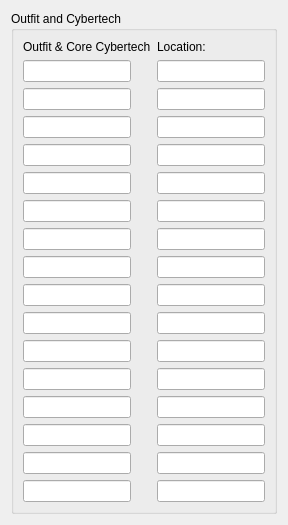
      <widget class="QWidget" name="tab_4">
       <attribute name="title">
        <string>Outfit / Cybertech</string>
       </attribute>
       <layout class="QVBoxLayout" name="verticalLayout_5">
        <item>
         <widget class="QGroupBox" name="groupBox_5">
          <property name="title">
           <string>Outfit and Cybertech</string>
          </property>
          <layout class="QFormLayout" name="formLayout_5">
           <item row="1" column="0">
            <widget class="QLineEdit" name="lineEdit_14"/>
           </item>
           <item row="1" column="1">
            <widget class="QLineEdit" name="lineEdit_15"/>
           </item>
           <item row="2" column="0">
            <widget class="QLineEdit" name="lineEdit_16"/>
           </item>
           <item row="3" column="0">
            <widget class="QLineEdit" name="lineEdit_17"/>
           </item>
           <item row="4" column="0">
            <widget class="QLineEdit" name="lineEdit_18"/>
           </item>
           <item row="5" column="0">
            <widget class="QLineEdit" name="lineEdit_19"/>
           </item>
           <item row="6" column="0">
            <widget class="QLineEdit" name="lineEdit_20"/>
           </item>
           <item row="7" column="0">
            <widget class="QLineEdit" name="lineEdit_21"/>
           </item>
           <item row="8" column="0">
            <widget class="QLineEdit" name="lineEdit_22"/>
           </item>
           <item row="9" column="0">
            <widget class="QLineEdit" name="lineEdit_23"/>
           </item>
           <item row="10" column="0">
            <widget class="QLineEdit" name="lineEdit_24"/>
           </item>
           <item row="11" column="0">
            <widget class="QLineEdit" name="lineEdit_25"/>
           </item>
           <item row="12" column="0">
            <widget class="QLineEdit" name="lineEdit_26"/>
           </item>
           <item row="13" column="0">
            <widget class="QLineEdit" name="lineEdit_27"/>
           </item>
           <item row="14" column="0">
            <widget class="QLineEdit" name="lineEdit_28"/>
           </item>
           <item row="15" column="0">
            <widget class="QLineEdit" name="lineEdit_29"/>
           </item>
           <item row="16" column="0">
            <widget class="QLineEdit" name="lineEdit_30"/>
           </item>
           <item row="2" column="1">
            <widget class="QLineEdit" name="lineEdit_31"/>
           </item>
           <item row="3" column="1">
            <widget class="QLineEdit" name="lineEdit_32"/>
           </item>
           <item row="4" column="1">
            <widget class="QLineEdit" name="lineEdit_33"/>
           </item>
           <item row="5" column="1">
            <widget class="QLineEdit" name="lineEdit_34"/>
           </item>
           <item row="6" column="1">
            <widget class="QLineEdit" name="lineEdit_35"/>
           </item>
           <item row="7" column="1">
            <widget class="QLineEdit" name="lineEdit_36"/>
           </item>
           <item row="8" column="1">
            <widget class="QLineEdit" name="lineEdit_37"/>
           </item>
           <item row="9" column="1">
            <widget class="QLineEdit" name="lineEdit_38"/>
           </item>
           <item row="10" column="1">
            <widget class="QLineEdit" name="lineEdit_39"/>
           </item>
           <item row="11" column="1">
            <widget class="QLineEdit" name="lineEdit_40"/>
           </item>
           <item row="12" column="1">
            <widget class="QLineEdit" name="lineEdit_41"/>
           </item>
           <item row="13" column="1">
            <widget class="QLineEdit" name="lineEdit_42"/>
           </item>
           <item row="14" column="1">
            <widget class="QLineEdit" name="lineEdit_43"/>
           </item>
           <item row="15" column="1">
            <widget class="QLineEdit" name="lineEdit_44"/>
           </item>
           <item row="16" column="1">
            <widget class="QLineEdit" name="lineEdit_45"/>
           </item>
           <item row="0" column="0">
            <widget class="QLabel" name="label">
             <property name="text">
              <string>Outfit &amp; Core Cybertech</string>
             </property>
            </widget>
           </item>
           <item row="0" column="1">
            <widget class="QLabel" name="label_19">
             <property name="text">
              <string>Location:</string>
             </property>
            </widget>
           </item>
          </layout>
         </widget>
        </item>
       </layout>
      </widget>
